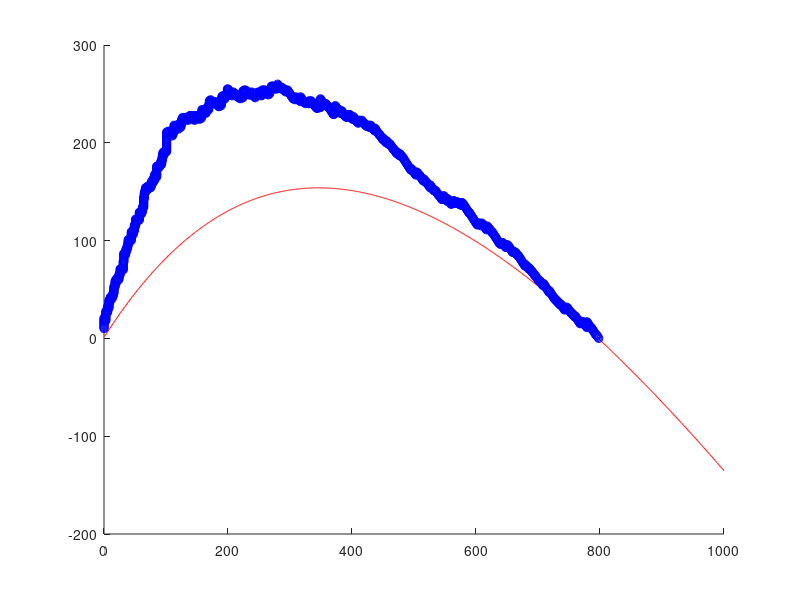

The MATLAB source for this figure:
a=2;                          % Parámetro de tasa (tasa de infección o transición)
n=1000;                       % Capacidad de carga o tamaño total de la población
X=zeros(n,1);                 % Preasignación de memoria: vector columna de ceros para variable X
R=X;                          % Preasignación de memoria: vector columna de ceros para variable R
X(1)=10;                      % Condición inicial: X empieza con 10 individuos
k=1;                          % Contador de iteraciones (índice)

while X(k)>0                  % El bucle continúa mientras X sea mayor que 0 (mientras haya individuos)

  % Regla de transición estocástica:
  % Se genera un número aleatorio uniforme, se multiplica por un factor exponencial
  % que depende del estado actual (X(k) y R(k)), y se compara con otro número aleatorio.
  if rand(1,1)*exp(-a*(1-(X(k)+R(k))/n)+1)>rand(1,1)
    X(k+1)=X(k)-1;            % Si la condición se cumple: X disminuye en 1
    R(k+1)=R(k)+1;            % Simultáneamente, R aumenta en 1 (transición de X a R)
  else
    X(k+1)=X(k)+1;            % Si no se cumple: X aumenta en 1 (nacimiento/recrecimiento)
    R(k+1)=R(k);              % R se mantiene constante (no hay transición)
  endif

  k++;                        % Incrementa el contador para la siguiente iteración
end

hold on                       % Mantiene la gráfica actual para superponer nuevos trazos

% Dibuja la curva determinista (la solución analítica de la EDO) en rojo.
% Esta es la función: X(R) = 1000 - R - 999 * exp(-2R/1000)
plot([1:1000],1000-[1:1000]-999*exp(-2*[1:1000]/1000),'r-')

% Dibuja la trayectoria estocástica simulada en azul.
% Eje X: R (los pasos o recuperados), Eje Y: X (los individuos restantes)
plot(R(1:k),X(1:k),'bo')
